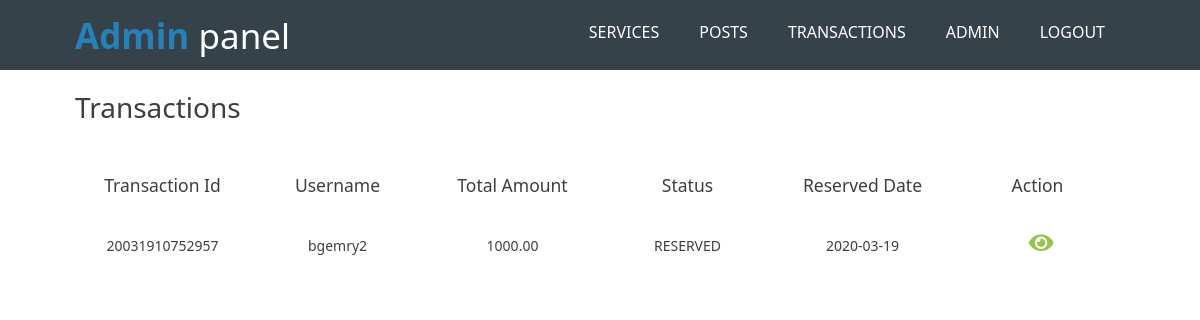
The page /Admin/transactions.php (signed in) on the database its author committed.
### tables this page shows
CREATE TABLE `transactions` (
  `id` int(11) NOT NULL,
  `transactionId` decimal(20,0) NOT NULL,
  `username` varchar(128) NOT NULL,
  `service_id` int(11) NOT NULL,
  `people` int(11) NOT NULL,
  `totalPrice` decimal(12,2) NOT NULL,
  `reserve_date` date NOT NULL,
  `status` varchar(128) NOT NULL DEFAULT 'reserved',
  `created_at` timestamp NOT NULL DEFAULT CURRENT_TIMESTAMP
);

### Admin/transactions.php (the view, shortened to what this page needs)
<!DOCTYPE html>
<html lang="en">
<head>
    <link rel="stylesheet" href="bstp.css">
    <link rel="stylesheet" href="admin.css">
    <link rel="stylesheet" href="https://cdnjs.cloudflare.com/ajax/libs/font-awesome/5.12.1/css/all.min.css">
</head>
<body>
    <header>
        <div class="container">
            <div id="branding">
            <h1><span class="highlight">Admin</span> panel</h1>
            </div>
            <nav>
            <ul>
            <li><a href="services.php">Services</a></li>
                <li><a href="posts.php">Posts</a></li>
                <li><a href="transactions.php">Transactions</a></li>
                <li><a href="admins.php">Admin</a></li>
                <li><a href="logout.php">Logout</a></li>
            </ul>
            </nav>
        </div>
    </header>
    <div class="container">
    <br>
        <div style="display:grid; grid-template-columns: 1fr 1fr;">
            <h2>Transactions</h2>
        </div>
        <br><br>
        <div style="display:grid; grid-template-columns: 1fr 1fr 1fr 1fr 1fr 1fr; text-align:center">
            <h5>Transaction Id</h5>
            <h5>Username</h5>
            <h5>Total Amount</h5>
            <h5>Status</h5>
            <h5>Reserved Date</h5>
            <h5>Action</h5>
        </div>
        <br>
        <div style="display:grid; grid-template-columns: 1fr 1fr 1fr 1fr 1fr 1fr; text-align:center">
          <?php
                        $mysqli = new mysqli('localhost', 'root', '', 'spanchill');
                        $stmt = $mysqli->prepare("SELECT * FROM `transactions` group by transactionId order by transactionId desc");
                        $stmt->execute();
                        $result = $stmt->get_result();
                        if($result->num_rows > 0){
                            while($row = $result->fetch_assoc()){
                            ?>
                            <p style="margin-top:10px"><?=$row['transactionId']?></p>
                            <p style="margin-top:10px"><?=$row['username']?></p>
                            <p style="margin-top:10px"><?=$row['totalPrice']?></p>
                            <p style="margin-top:10px"><?=strtoupper($row['status'])?></p>
                            <p style="margin-top:10px"><?=$row['reserve_date']?></p>
                            <a href="./transaction.php?id=<?=$row['transactionId']?>" class="btn btn-link w-25 mx-auto"><i class="fas fa-eye fa-2x" style=""></i></a>
                            <?php
                            }
                        }
                        ?>
        </div>
    </div>
</body>
</html>

### Admin/admin.css (style rules this page uses)
* { margin:0; padding:0; line-height: 1.5; font-family: 'Segoe UI', Tahoma, Geneva, Verdana, sans-serif; }
.container { width:90%; margin:auto; overflow:hidden; }
ul { margin:0; padding:0; }
header { background:#35424a; color:#ffffff; padding-top:10px; min-height:70px; }
header a { color:#ffffff; text-decoration:none; text-transform: uppercase; font-size:16px; }
header li { float:left; display:inline; padding: 0 20px 0 20px; }
header #branding { float:left; }
header #branding h1 { margin:0; }
header nav { float:right; margin-top:10px; }
header .highlight, header .current a { color:#2980b9; font-weight:bold; }

### Admin/transactions.php (style rules this page uses)
a { text-decoration:none; color:#f4f4f4; }

### rows shown on the page
transactions: transactionId "20031910752957", username "bgemry2", totalPrice "1000.00", status "RESERVED", reserve_date "2020-03-19"
